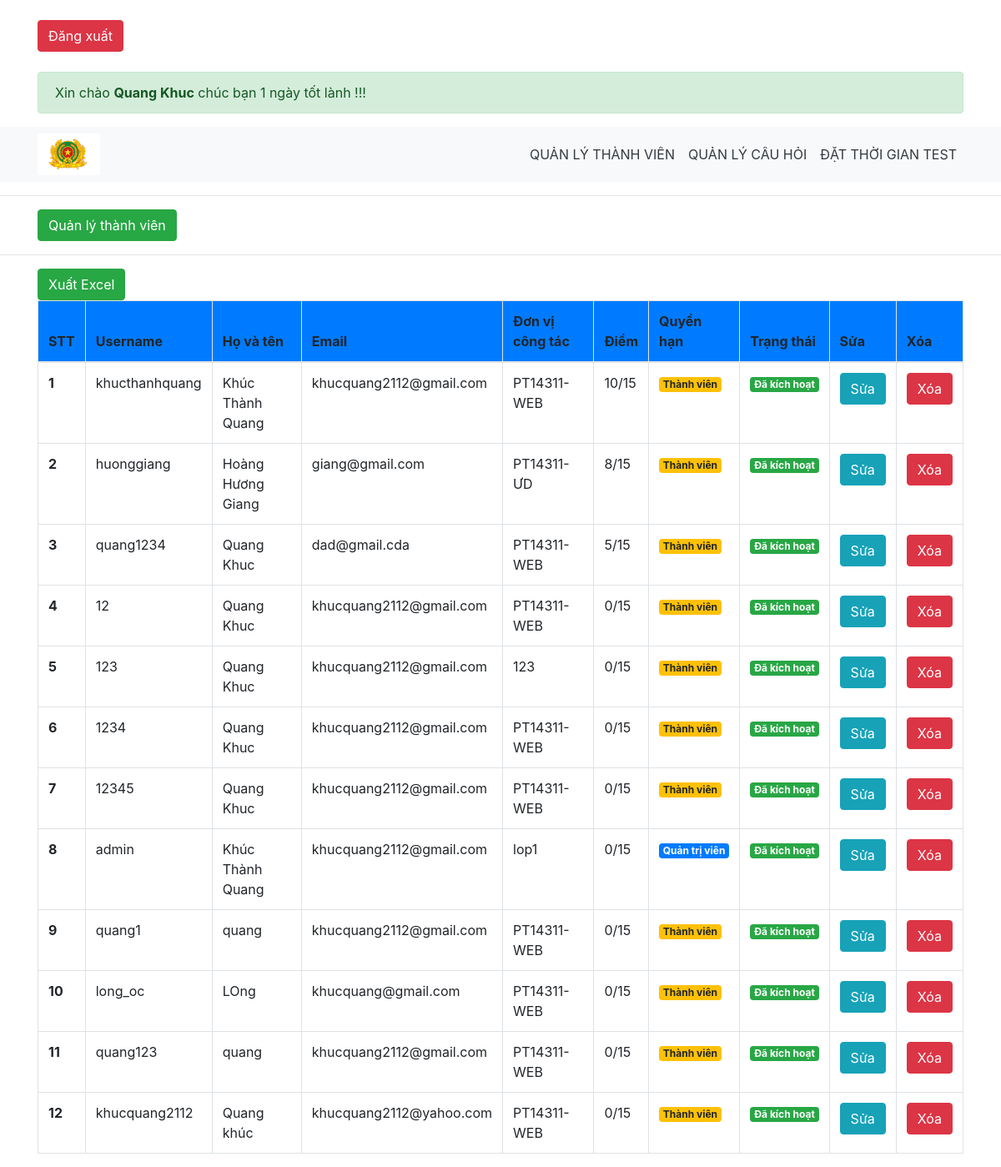
/project_fb/admin/manage/manage_user.php (signed in), run on the app's committed database.
### tables this page shows
CREATE TABLE `user` (
  `username` varchar(255) NOT NULL,
  `password` varchar(255) NOT NULL,
  `fullname` varchar(255) NOT NULL,
  `email` text NOT NULL,
  `class` varchar(255) NOT NULL,
  `count_test` int(15) NOT NULL,
  `points` int(2) NOT NULL,
  `rules` int(2) NOT NULL,
  `status` int(2) NOT NULL
);

### project_fb/admin/manage/manage_user.php (the view, shortened to what this page needs)
<!DOCTYPE html>
<html lang="en">
<head>
	<link rel="stylesheet" href="https://maxcdn.bootstrapcdn.com/bootstrap/4.3.1/css/bootstrap.min.css">
	<link href="https://stackpath.bootstrapcdn.com/font-awesome/4.7.0/css/font-awesome.min.css" rel="stylesheet">
</head>
<body><br>
	<div class="container">
			<div class="row container">
		<button type="button" class="btn btn-danger">
			<a class="logout" href="../connect/logout.php">Đăng xuất</a>
		</button>
	</div><br>
		<div class="alert alert-success" role="alert">
			Xin chào <strong><?php echo $_SESSION['fullname']; ?></strong> chúc bạn 1 ngày tốt lành !!!
		</div>
	</div>
	<nav class="navbar navbar-expand-md navbar-light bg-light sticky-top">
		<div class="container">
			<a class="navbar-branch" href="../../index.php">
				<img src="../../images/logo.jpg" height="50">
			</a>
		<div class="collapse navbar-collapse" id="navbarResponsive">
			<ul class="navbar-nav ml-auto">
				<li class="nav-item">
					<a class="nav-link" href="../manage/manage_user.php">QUẢN LÝ THÀNH VIÊN</a>
				</li>
				<li class="nav-item">
					<a class="nav-link" href="../manage/manage_question.php">QUẢN LÝ CÂU HỎI</a>
				</li>
				<li class="nav-item">
					<a class="nav-link" href="../manage/manage_time.php">ĐẶT THỜI GIAN TEST</a>
				</li>
			</ul>
		</div>
	</div>
</nav>
<hr>
<div class="container">
	<button class="btn btn-success btn-small"><a class="btn_add" href="#">Quản lý thành viên</a></button>
</div><hr>
<div class="container">
	<div class="table-responsive">
    <form method="POST" action="export.php">
     <input type="submit" name="export" class="btn btn-success" value="Xuất Excel" />
    </form>
   </div>
</div>
<div class="container">
	<table class="table table-bordered">
		<thead class="bg-primary">
			<tr>
				<th scope="col">STT</th>
				<th scope="col">Username</th>
				<th scope="col">Họ và tên</th>
				<th scope="col">Email</th>
				<th scope="col">Đơn vị công tác</th>
				<th scope="col">Điểm</th>
				<th scope="col">Quyền hạn</th>
				<th scope="col">Trạng thái</th>
				<th scope="col">Sửa</th>
				<th scope="col">Xóa</th>
			</tr>
		</thead>
		<tbody>
			<?php
			include '../connect/db.php';
			$sql ="SELECT * FROM user ORDER BY points DESC";
			$kq = $conn->query($sql);
			foreach ($kq as $key => $row) {
				?>
				<tr>
					<th scope="row"><?php echo ($key+1); ?></th>
					<td><?php echo $row['username']; ?></td>
					<td><?php echo ($row['fullname']); ?></td>
					<td><?php echo ($row['email']); ?></td>
					<td><?php echo ($row['class']); ?></td>
					<td><?php echo ($row['points']); ?>/15</td>
					<td><?php
						if ($row['rules']==1) {
							echo "<span class='badge badge-primary'>Quản trị viên</span>";
						}else{
							echo "<span class='badge badge-warning'>Thành viên</span>";
						}
						?></td>
					<td><?php
						if ($row['status']==1) {
							echo "<span class='badge badge-success'>Đã kích hoạt</span>";
						}else{
							echo "<span class='badge badge-danger'>Vô hiệu hóa</span>";
						}
						?></td>
						<td><a href="../edit/edit_user.php?username=<?php echo $row['username'] ?>"><button style="width: 100%" class="btn btn-info">Sửa</button></a></td>
						<td><a href="../delete/delete.php?username=<?php echo $row['username'] ?>"><button style="width: 100%" class="btn btn-danger" onclick="return confirm('Bạn có thực sự muốn xóa?')">Xóa</button></a></td>
					</tr>
					<?php
				}
				?>
			</tbody>
		</table>
	</div>
</body>
</html>

### project_fb/admin/manage/manage_user.php (style rules this page uses)
.btn_add { color: #fff !important; text-decoration: none !important; }
.nav-link { color: #343a40 !important; }
.logout { color: #fff; text-decoration: none; }

### data on the page
user: username "khucthanhquang", fullname "Khúc Thành Quang", email "khucquang2112@gmail.com", class "PT14311-WEB", points "10", rules "Thành viên", status "Đã kích hoạt"
user: username "huonggiang", fullname "Hoàng Hương Giang", email "giang@gmail.com", class "PT14311-ƯD", points "8", rules "Thành viên", status "Đã kích hoạt"
user: username "quang1234", fullname "Quang Khuc", email "dad@gmail.cda", class "PT14311-WEB", points "5", rules "Thành viên", status "Đã kích hoạt"
user: username "12", fullname "Quang Khuc", email "khucquang2112@gmail.com", class "PT14311-WEB", points "0", rules "Thành viên", status "Đã kích hoạt"
user: username "123", fullname "Quang Khuc", email "khucquang2112@gmail.com", class "123", points "0", rules "Thành viên", status "Đã kích hoạt"
user: username "1234", fullname "Quang Khuc", email "khucquang2112@gmail.com", class "PT14311-WEB", points "0", rules "Thành viên", status "Đã kích hoạt"
user: username "12345", fullname "Quang Khuc", email "khucquang2112@gmail.com", class "PT14311-WEB", points "0", rules "Thành viên", status "Đã kích hoạt"
user: username "admin", fullname "Khúc Thành Quang", email "khucquang2112@gmail.com", class "lop1", points "0", rules "Quản trị viên", status "Đã kích hoạt"
user: username "quang1", fullname "quang", email "khucquang2112@gmail.com", class "PT14311-WEB", points "0", rules "Thành viên", status "Đã kích hoạt"
user: username "long_oc", fullname "LOng", email "khucquang@gmail.com", class "PT14311-WEB", points "0", rules "Thành viên", status "Đã kích hoạt"
user: username "quang123", fullname "quang", email "khucquang2112@gmail.com", class "PT14311-WEB", points "0", rules "Thành viên", status "Đã kích hoạt"
user: username "khucquang2112", fullname "Quang khúc", email "khucquang2112@yahoo.com", class "PT14311-WEB", points "0", rules "Thành viên", status "Đã kích hoạt"

### other printed values
$_SESSION['fullname'] "Quang Khuc"
